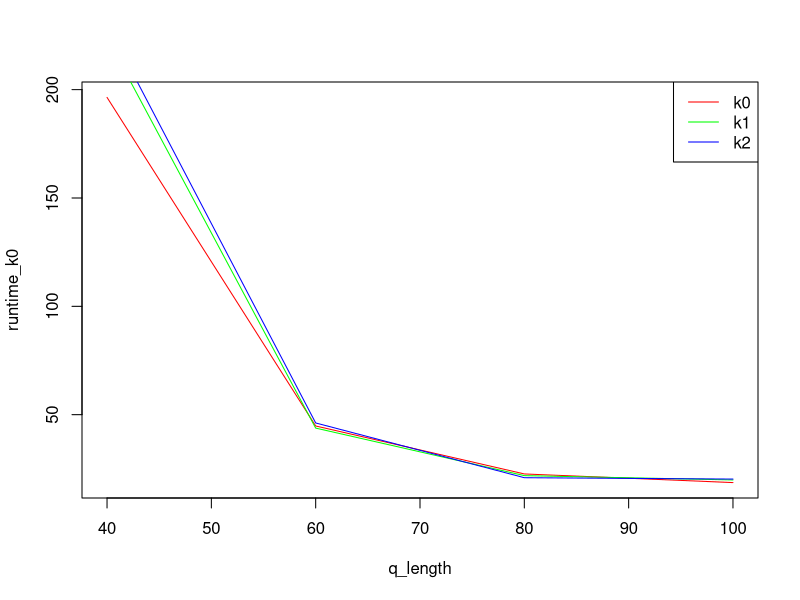

This chart was generated by the following R code:


runtime_k0 <- c(196.412,44.783,22.650,18.661)
runtime_k1 <- c(223.934, 43.806, 21.871, 19.880)
runtime_k2 <- c(230.270, 46.176, 20.92, 20.2850)
q_length <- c(40,60,80,100)

plot(q_length,runtime_k0,type='l',col='red')
lines(q_length,runtime_k1,col='green')
lines(q_length,runtime_k2,col='blue')
legend('topright',c("k0","k1","k2"),lty=1,col=c("red","green","blue"))

